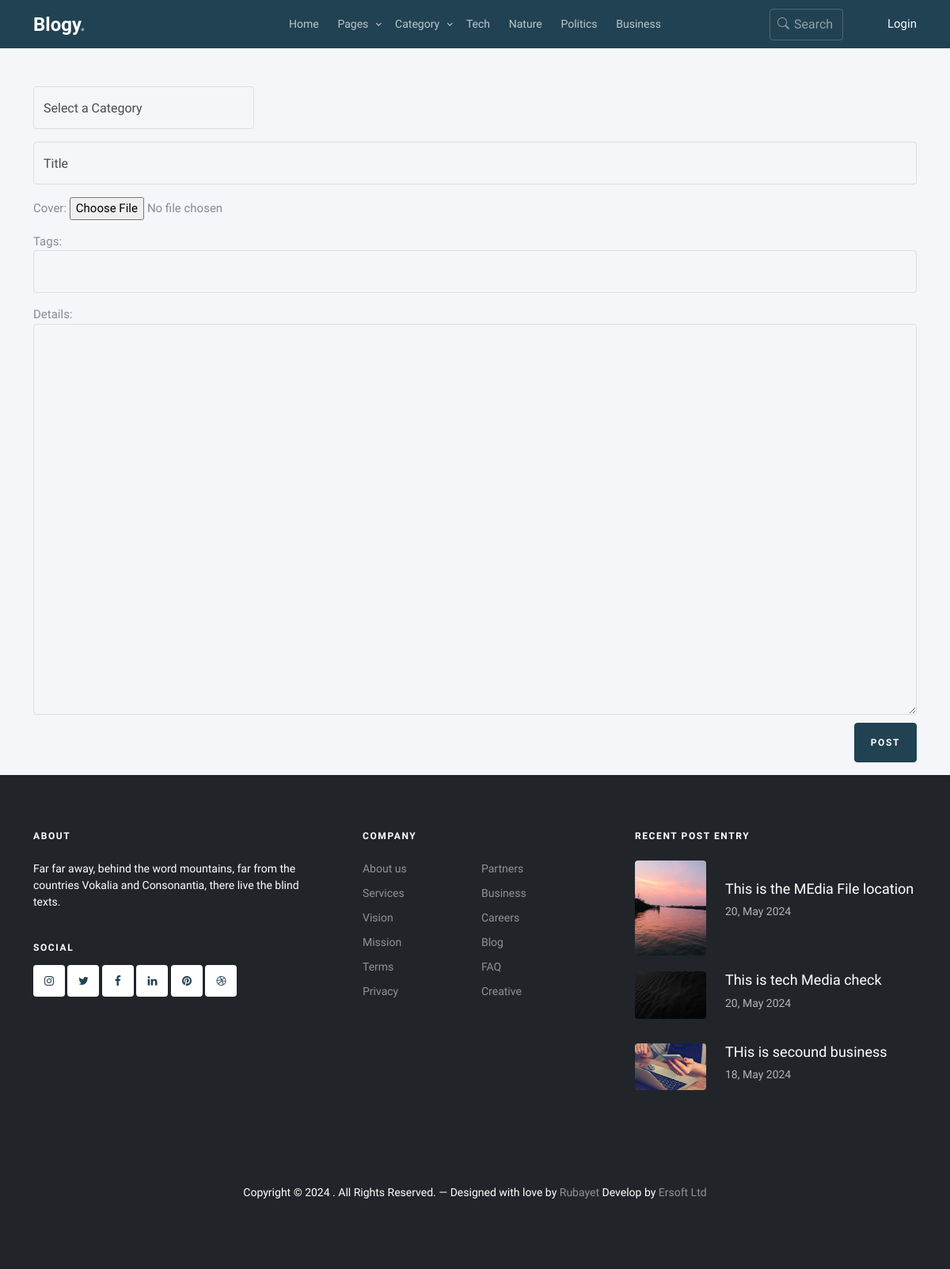
The app's page /create-post/ with its own data.
### app/models.py (models this page shows, shortened)
class Category(models.Model):
    name = models.CharField(max_length=200)

class post(models.Model):
    STATUS = (
        ('0','Draft'),
        ('1','Publish'),
    )
    title = models.CharField(max_length=2000)
    author = models.ForeignKey(CustomUser,on_delete=models.SET_NULL, null=True)
    category = models.ForeignKey(Category, on_delete=models.SET_NULL, null=True)
    cover = models.ImageField(upload_to='post_covers/',blank=True, null=True, default='post_covers/default.png')
    tags = models.ManyToManyField(Tag)
    status = models.CharField(choices=STATUS,max_length=100)
    details = RichTextField(null=True, blank=True)
    visits = models.IntegerField(default=0)  # Track the number of visits
    updated = models.DateTimeField(auto_now=True)
    created = models.DateTimeField(auto_now_add=True)
    class Meta:
        ordering = ['-created', '-updated']

### app/views.py (the view, shortened to what this page needs)
# urls.py: path('create-post/',CreatePost, name='create-post'),
def CreatePost(request):
    posts = post.objects.filter(status='1')
    form = CreatePostForm()
    categories = Category.objects.all()
    form.fields['tags'].widget.attrs.update({'class': 'form-control'})
    context = {
        'posts':posts,
        'form': form,
        'categories': categories,
    }
    return render(request, "create-post.html", context)

### app/forms.py (shortened to what this page needs)
class CreatePostForm(forms.ModelForm):
    tags = forms.CharField(max_length=200, required=True, help_text="Enter tags separated by commas")
    class Meta:
        model = post
        fields = ['title', 'category', 'cover', 'tags', 'details']
        widgets = {
            'cover': ClearableFileInput(attrs={'class': 'form-control-file'}),
            'details': forms.Textarea(attrs={'class':'form-control', 'cols':20, 'rows':20}),
            'tags': forms.TextInput(attrs={'class': 'form-control'}),  # Add this line for tag field
        }

### app/templates/create-post.html (shortened to what this page needs)
{% load static %}
<!doctype html>
<html lang="en">
<head>
	<link rel="stylesheet" href="{% static "fonts/icomoon/style.css" %}">
	<link rel="stylesheet" href="{% static "fonts/flaticon/font/flaticon.css" %}">
	<link rel="stylesheet" href="https://cdn.jsdelivr.net/npm/bootstrap-icons@1.8.1/font/bootstrap-icons.css">
	<link rel="stylesheet" href="https://cdn.jsdelivr.net/npm/bootstrap-icons@1.11.3/font/bootstrap-icons.min.css">
	<link rel="stylesheet" href="{% static "css/tiny-slider.css" %}">
	<link rel="stylesheet" href="{% static "css/aos.css" %}">
	<link rel="stylesheet" href="{% static "css/glightbox.min.css" %}">
	<link rel="stylesheet" href="{% static "css/style.css" %}">
	<link rel="stylesheet" href="{% static "css/flatpickr.min.css" %}">
</head>
<body>
	{% include "nav.html" %}
    <section class="pt-5 mb-0 ">
        <div class="container">
            <div class="col-lg-12" data-aos="fade-up" data-aos-delay="200">
                <form method="POST" enctype="multipart/form-data">
                    <div class="col-12">
                        <div class="col-3 mb-3">
                            <input required type="text" class="form-control"   placeholder="Select a {{form.fields.category.label}}" name="category" list="categories-list">
                        </div>
                        <div class="col-12 mb-3">
                            <input type="text" name="title" class="form-control" placeholder="{{form.fields.title.label}}">
                        </div>
                        <div class="col-12 mb-3">
                            <label for="post_cover">Cover:</label>
                            {{ form.cover }}
                        </div>
                        <div class="col-12 mb-3">
                            <label for="post_tag">{{form.tags.label}}:</label>
                            {{ form.tags }}
                        </div>
                        <div class="">
                            <label for="post_details">Details:</label>
                            {{ form.details }}
                         </div>
                        <div class="d-block mb-3 text-end">
                            <input type="submit" value="Post" class="btn btn-primary ">
                        </div>
                    </div>
                </form>
            </div>
    </div>
    <section class="mt-0">
        {% block footer %}
        {% include "footer.html" %}
        {% endblock footer %}
    </section>
    </section>
  </body>
  </html>

### app/templates/nav.html (shortened to what this page needs)
{% load static %}
<nav class="site-nav">
    <div class="container">
        <div class="menu-bg-wrap">
            <div class="site-navigation">
                <div class="row g-0 align-items-center">
                    <div class="col-2">
                        <a href="{% url 'home' %}" class="logo m-0 float-start">Blogy<span class="text-primary">.</span></a>
                    </div>
                    <div class="col-8 text-center">
                        <ul class="js-clone-nav d-none d-lg-inline-block  text-start site-menu mx-auto">
                            <li class=""><a href="{% url 'home' %}">Home</a></li>
                            <li class="has-children">
                                <a class="js-menu-toggle" >Pages</a>
                            </li>
                            <li  class="has-children"><a href="">Category</a>
                            </li>
                            {% for category in categories|slice:4 %}
                                <li><a href="{% url 'category' %}?q={{category.name}}">{{category.name|capfirst}}</a></li>
                            {% endfor %}
                        </ul>
                    </div>
                    <div class="col-1 text-end">
                        <form action="{% url "search" %}" method="GET" class="search-form d-none d-lg-inline-block">
                            <input type="text" name="q" class="form-control" placeholder="Search...">
                            <span class="bi-search"></span>
                        </form>
                    </div>
                    <div class="col-1 text-end d-none d-sm-none d-lg-inline-block">
                        {% if user.is_authenticated %}
                        {% comment %} <span class="text-light">{{request.user.username.upper}}</span>
                        <a class="text-light" href="{% url "logout" %}">Logout</a> {% endcomment %}
                        <img src="{{request.user.avatar.url}}" class="user-pic" onclick="toggleMenu()">
                        <div class="sub-menu-wrap" id="subMenu">
                            <div class="sub-menu">
                                <div class="user-info">
                                    <img src="{{request.user.avatar.url}}" alt="">
                                    <h2>{{request.user.username.upper}}</h2>
                                </div>
                                <hr>
                                <a href="{% url "profile" request.user.id %}" class="sub-menu-link">
                                    <i class="bi bi-person-circle"></i>
                                    <p>Profile</p>
                                    <span>></span>
                                </a>
                                <a href="{% url "edit-profile" request.user.id %}" class="sub-menu-link">
                                    <i class="bi bi-gear"></i>
                                    <p>Setting & Edit Profile</p>
                                    <span>></span>
                                </a>
                                <a href="{% url "own-blogs" request.user.id %}" class="sub-menu-link">
                                    <i class="bi bi-file-richtext"></i>
                                    <p>Own Blogs</p>
                                    <span>></span>
                                </a>
                                {% if user.is_superuser %}
                                <a href="{% url "all_new_posts" %}" class="sub-menu-link">
                                    <i class="bi bi-file-text"></i>
                                    <p>All New Blogs</p>
                                    <span>></span>
                                </a>
                                {% endif %}
                                <a href="{% url "logout" %}" class="sub-menu-link">
                                    <i class="bi bi-box-arrow-left"></i>
                                    <p>LOg out</p>
                                    <span>></span>
                                </a>
                            </div>
                                    {% else %}
                                        <a href="{% url 'login' %}">
                                            <span class="text-light">Login</span>
                                        </a>
                                {% endif %}
                        </div>
                    </div>
                </div>
        </div>
    </div>
</nav>

### app/templates/footer.html (shortened to what this page needs)
{% block footer %}
<footer class="site-footer bg-dark">
    <div class="container">
        <div class="row">
            <div class="col-lg-4">
                <div class="widget">
                    <h3 class="mb-4">About</h3>
                    <p>Far far away, behind the word mountains, far from the countries Vokalia and Consonantia, there live the blind texts.</p>
                </div>
                <div class="widget">
                    <h3>Social</h3>
                    <ul class="list-unstyled social">
                        <li><a href="#"><span class="icon-instagram"></span></a></li>
                        <li><a href="#"><span class="icon-twitter"></span></a></li>
                        <li><a href="#"><span class="icon-facebook"></span></a></li>
                        <li><a href="#"><span class="icon-linkedin"></span></a></li>
                        <li><a href="#"><span class="icon-pinterest"></span></a></li>
                        <li><a href="#"><span class="icon-dribbble"></span></a></li>
                    </ul>
                </div>
            </div>
            <div class="col-lg-4 ps-lg-5">
                <div class="widget">
                    <h3 class="mb-4">Company</h3>
                    <ul class="list-unstyled float-start links">
                        <li><a href="#">About us</a></li>
                        <li><a href="#">Services</a></li>
                        <li><a href="#">Vision</a></li>
                        <li><a href="#">Mission</a></li>
                        <li><a href="#">Terms</a></li>
                        <li><a href="#">Privacy</a></li>
                    </ul>
                    <ul class="list-unstyled float-start links">
                        <li><a href="#">Partners</a></li>
                        <li><a href="{% url "category" %}?q=business">Business</a></li>
                        <li><a href="#">Careers</a></li>
                        <li><a href="{% url "blogs" %}">Blog</a></li>
                        <li><a href="#">FAQ</a></li>
                        <li><a href="#">Creative</a></li>
                    </ul>
                </div>
            </div>
            <div class="col-lg-4">
                <div class="widget">
                    <h3 class="mb-4">Recent Post Entry</h3>
                    <div class="post-entry-footer">
                        <ul>
                            {% for post in posts|slice:3 %}
                            <li>
                                <a href="">
                                    <img src="{{post.cover.url}}" alt="Image placeholder" class="me-4 rounded">
                                    <div class="text">
                                        <h4>{{post.title}}</h4>
                                        <div class="post-meta">
                                            <span class="mr-2">{{post.created | date:'d, F Y'}}</span>
                                        </div>
                                    </div>
                                </a>
                            </li>
                            {% endfor %}
                        </ul>
                    </div>
                </div>
            </div>
        </div>
        <div class="row mt-5">
            <div class="col-12 text-center">
                {% now 'Y' as current_year %}
                <p>Copyright &copy; {{current_year}} . All Rights Reserved. &mdash; Designed with love by <a href="#">Rubayet</a>  Develop by <a href="#">Ersoft Ltd</a>
                </p>
            </div>
        </div>
    </div>
</footer>
{% endblock footer %}

### records on screen
Category: name "Tech"
Category: name "Nature"
Category: name "Politics"
Category: name "Business"
post: cover (picture), title "This is the MEdia File location", created "20, May 2024"
post: cover (picture), title "This is tech Media check", created "20, May 2024"
post: cover (picture), title "THis is secound business", created "18, May 2024"

### other values on screen
{{ current_year }} "2024"
